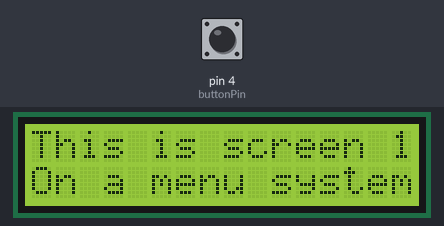
Simulated run of this sketch. Board: Arduino Uno, built with avr-gcc and run on an emulated ATmega328P. On the bench: 16×2 character LCD. The test bench sets the inputs (shaded band); at power-on: pin 4 (buttonPin) HIGH.

Above: at 1.2 s.
1.3 s: pin 4 (buttonPin) pulled LOW for 0.15 s
At 2.2 s:
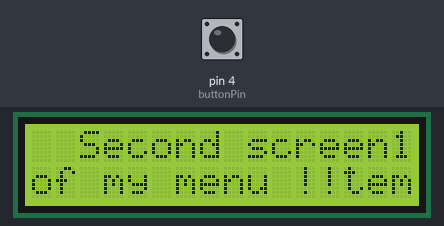
3.0 s: pin 4 (buttonPin) pulled LOW for 1 s
At 4.4 s:
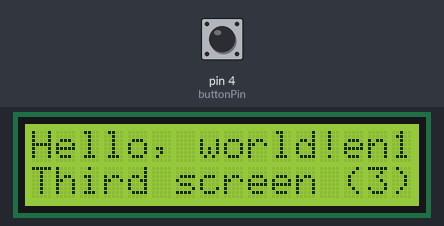
5.5 s: pin 4 (buttonPin) pulled LOW for 0.15 s
At 6.3 s:
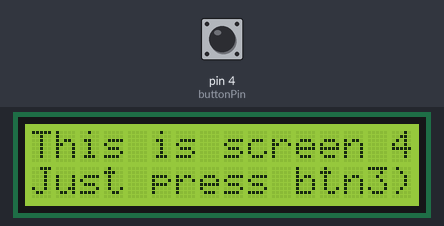
7.2 s: pin 4 (buttonPin) pulled LOW for 3.2 s
At 11.3 s:
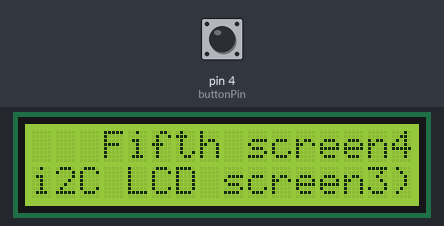
11.9 s: pin 4 (buttonPin) pulled LOW for 0.15 s
At 13.0 s:
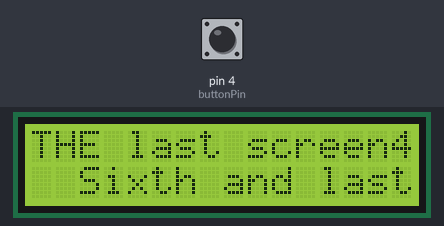
Timing chart, 0 to 14.6 s (numbered marks = the images above; inputs shaded):
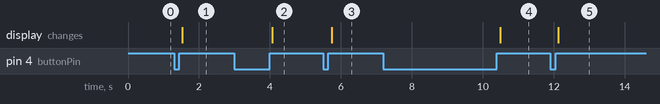

Measured:
- after the input at 1.3 s, the display: changes after 0.23 s (image 1)
- after the input at 3.0 s, the display: changes after 1.1 s (image 2)
- after the input at 5.5 s, the display: changes after 0.25 s (image 3)
- after the input at 7.2 s, the display: changes after 3.3 s (image 4)
- after the input at 11.9 s, the display: changes after 0.23 s (image 5)

The sketch:

LiquidCrystalDisplayWithButtonStates.ino
```cpp
   /*
   * Ein Button wird angeschlossen und entprellt.
   * Jeder Buttonklick ruft einen Wechsel zu einem neuen Zustand hervor.
   * Jeder Zustand hat eine eigene Methode.
   * Ein LCD wird über I2C angeschlossen.
   * Zu jedem Zustand kann das LCD Informationen anzeigen.
   */


#include <Wire.h>
#include <LiquidCrystal_I2C.h>
#include <Bounce2.h>  // Include Bounce2 library

LiquidCrystal_I2C lcd(0x27, 16, 2);  // set the LCD address to 0x27 for a 16 chars and 2 line display

enum MachineState {
  MACHINE_FIRST,
  MACHINE_SECOND,
  MACHINE_THIRD,
  MACHINE_FOURTH,
  MACHINE_FIFTH,
  MACHINE_SIXTH,
  MACHINE_COUNT  // Anzahl der Bildschirme
};

MachineState machineState = MACHINE_FIRST;  // Diese Variable speichert den aktuellen Zustand
const int buttonPin = 4;    // die Nummer des Tasters
Bounce debouncer = Bounce(); // Create a Bounce object

void setup() {
  lcd.init();
  lcd.backlight();
  pinMode(buttonPin, INPUT_PULLUP); // Set button pin as input with internal pull-up resistor
  debouncer.attach(buttonPin);
  debouncer.interval(10); // Debounce interval in milliseconds
}

void loop() {
  debouncer.update(); // Update the debounce state

  if (debouncer.rose()) { // If button state changes from LOW to HIGH
    machineState = static_cast<MachineState>((machineState + 1) % MACHINE_COUNT); // Switch to next State
  }

  workStates(); // Call workStates() in every loop iteration

  delay(10); // Entprellen des Buttons benötigt etwas Zeit. Warten zum Strom sparen.
}

void workStates() {
  switch(machineState) {
    case MACHINE_FIRST:
      workStateFirst();
      break;
    case MACHINE_SECOND:
      workStateSecond();
      break;
    case MACHINE_THIRD:
      workStateThird();
      break;
    case MACHINE_FOURTH:
      workStateFourth();
      break;
    case MACHINE_FIFTH:
      workStateFifth();
      break;
    case MACHINE_SIXTH:
      workStateSixth();
      break;
  }
}


void workStateFirst() {
  lcdPrint("This is screen 1", "On a menu system");
}

void workStateSecond() {
  lcdPrint("  Second screen", "of my menu !!");
}

void workStateThird() {
  lcdPrint("Hello, world!", "Third screen (3)");
}

void workStateFourth() {
  lcdPrint("This is screen 4", "Just press btn");
}

void workStateFifth() {
  lcdPrint("   Fifth screen", "i2C LCD screen");
}

void workStateSixth() {
  lcdPrint("THE last screen", "  Sixth and last");
}


void lcdPrint(const char* line1, const char* line2) {
  //lcd.clear(); //  clearing the LCD before printing makes the display flickering
  lcd.setCursor(0, 0);
  lcd.print(line1);
  lcd.setCursor(0, 1);
  lcd.print(line2);
}
```
